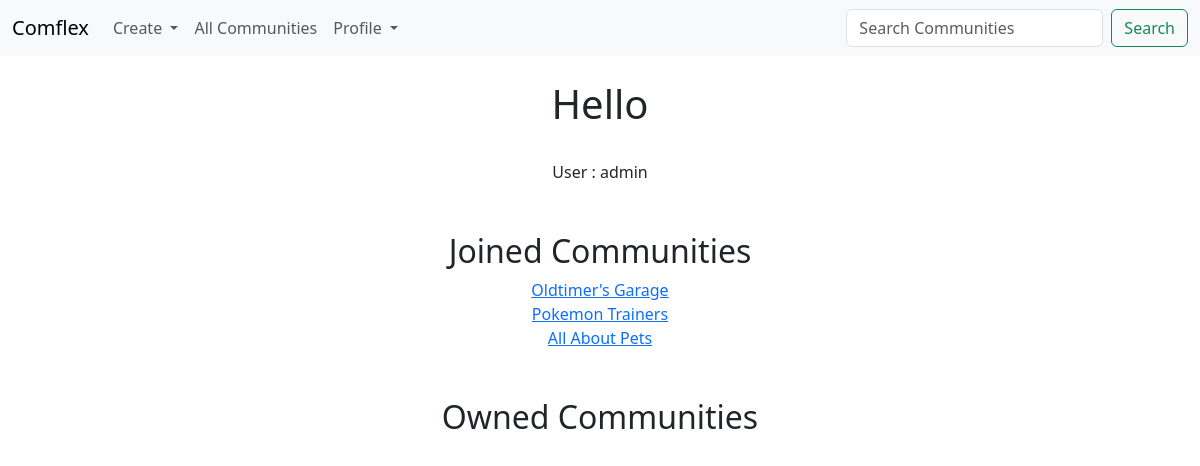
Page /my_profile (signed in) on the earlier database version.
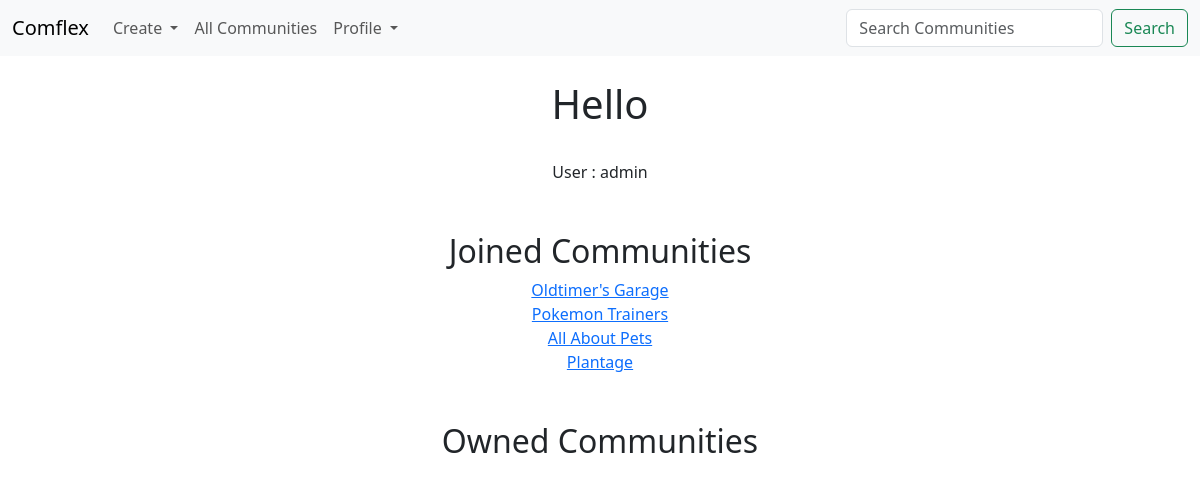
Same page on the later database version.
### post_app/models.py (models this page shows)
class Community(models.Model):
    name = models.CharField('Community Name', max_length=120)
    is_public = models.BooleanField(default=True, help_text="Check if the community is public!")
    creation_date = models.DateTimeField(auto_now_add=True)
    description = models.TextField(blank=True)
    owner_id = models.IntegerField('Community Owner', blank=False, default=1)
    owner_username = models.ForeignKey(User, blank=False, null=True, on_delete=models.SET_NULL)
    members = models.ManyToManyField(User, related_name='communities', blank=True)
    def __str__(self):
        return self.name

### post_app/views.py (the view)
# urls.py: path('my_profile', views.my_profile, name="my-profile"),
def my_profile(request):
    user = request.user  # Gets the current logged-in user
    communities = user.communities.all()  # Retrieves all communities that the user is a part of
    return render(request, 'posts/my_profile.html', {
        'user': user,
        'communities': communities
    })

### post_app/templates/posts/my_profile.html
{% extends 'posts/base.html' %}
{% block content%}
    {%if user.is_authenticated %}
			<center>
			<h1>Hello </h1>
			<br/>
			User : {{ user }}<br/>
<br/><br/>
				<h2>Joined Communities </h2>
				{%for community in communities %}
					<a href="{% url 'show-community' community.id %}"> {{ community }}</a> <br/>
				{%endfor%}
<br/><br/>
				<h2>Owned Communities </h2>
			</center>
	{% else %}
		<h1>You must login to view this page !</h1>
		Login <a href="{% url 'login-user' %}">here</a>
	{% endif %}
{% endblock%}

Differences in the rows shown:
added Community: name "Plantage"
